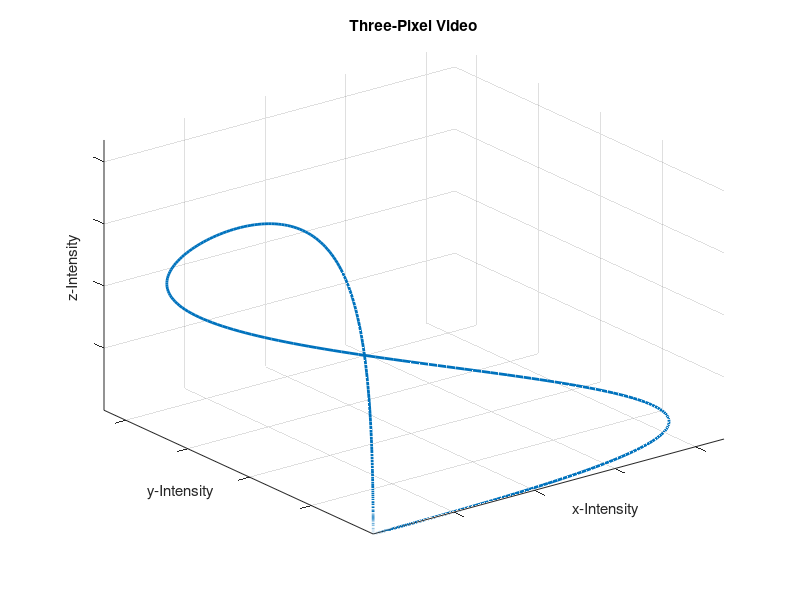

Recreate this plot in MATLAB. (Note: this script raises an error after producing the figure.)
clc; 
clear all; 
close all; 

wt = 30; 
ht = 3; 
I = zeros(ht,wt);  
x = -1+1/wt:2/wt:1-1/wt; 
var1 = 0.25; 

dt = -1:0.01:1;
seq = zeros(length(dt),3); 

i = 1; 
for dt = -10:0.01:10
    f = exp((-(x-dt).^2)/var1); 
    seq(i,1) = sum(f(1:wt/3));
    seq(i,2) = sum(f(wt/3+1:wt*2/3)); 
    seq(i,3) = sum(f(wt*2/3+1:end)); 
    i = i + 1;
end
plot3(seq(:,1),seq(:,2),seq(:,3),'LineWidth',2);
title('Three-Pixel Video') 
hold on; 

axis tight
grid on; 
set(gca,'XTickLabel','')
set(gca,'YTickLabel','')
set(gca,'ZTickLabel','')

xlabel('x-Intensity'); 
ylabel('y-Intensity'); 
zlabel('z-Intensity'); 

arrow([0,0,0],[2.5,0,0]); 
arrow([7.2,5.2,0.2],[6.2,6.2,0.4]); 
arrow([0.42,6.42,6.1],[0.2,5.0,7.37]); 
arrow([0.0,0.06,3.12],[0.0,0.01,1.27]); 